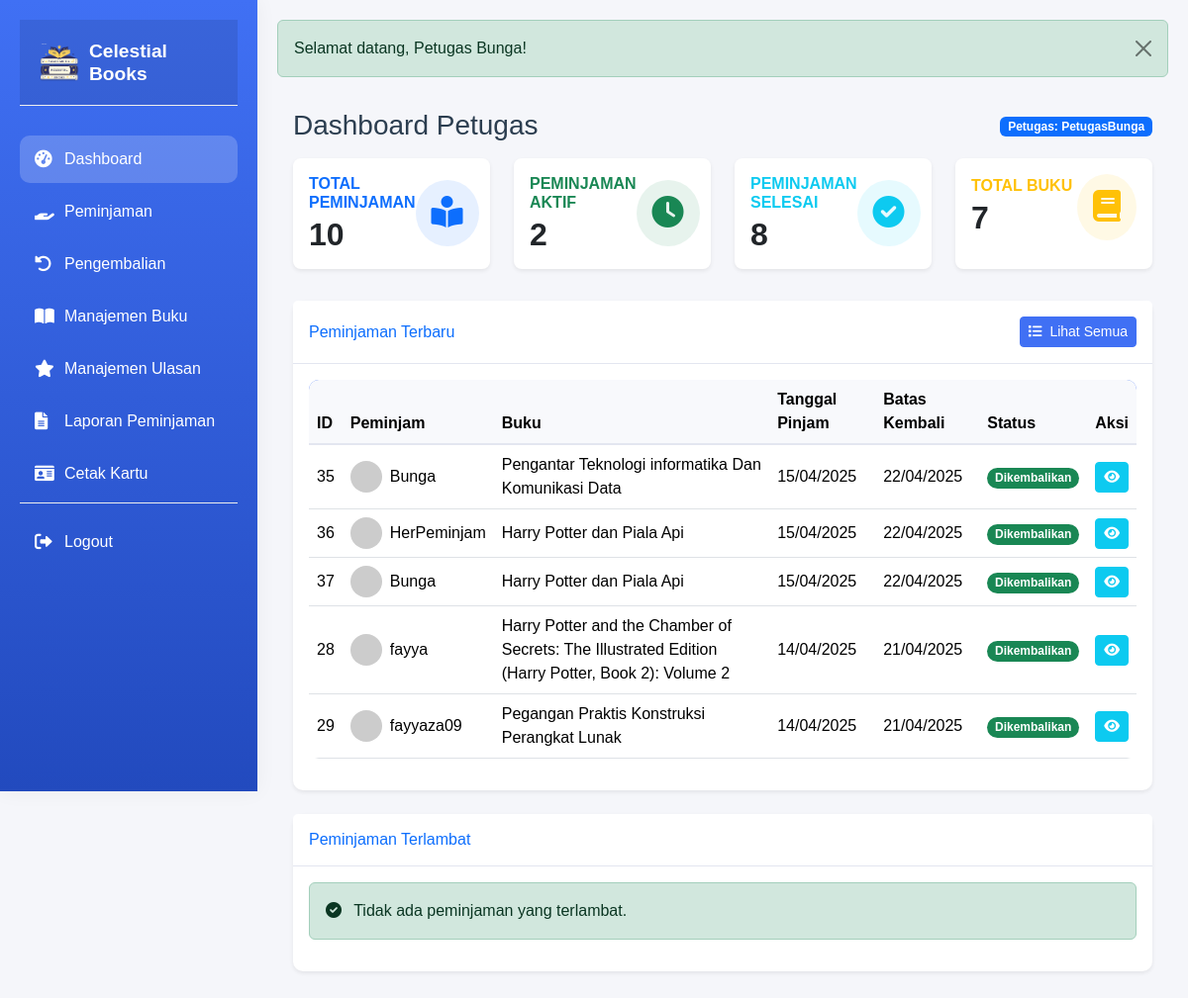
Screenshot of /modules/petugas/dashboard.php (signed in) with the database file from the repository.
### tables this page shows
CREATE TABLE `users` (
  `id` int(11) NOT NULL,
  `username` varchar(255) NOT NULL,
  `email` varchar(255) NOT NULL,
  `password` varchar(255) NOT NULL,
  `nama_lengkap` varchar(255) NOT NULL,
  `alamat` text DEFAULT NULL,
  `no_telepon` varchar(15) DEFAULT NULL,
  `role` enum('admin','petugas','peminjam') NOT NULL,
  `created_at` timestamp NOT NULL DEFAULT current_timestamp(),
  `updated_at` timestamp NOT NULL DEFAULT current_timestamp() ON UPDATE current_timestamp(),
  `reset_token` varchar(64) DEFAULT NULL,
  `reset_expires` datetime DEFAULT NULL
);

CREATE TABLE `peminjaman` (
  `id` int(11) NOT NULL,
  `kode_peminjaman` varchar(20) NOT NULL,
  `user_id` int(11) DEFAULT NULL,
  `buku_id` int(11) DEFAULT NULL,
  `tanggal_peminjaman` date NOT NULL,
  `tanggal_pengembalian` date NOT NULL,
  `tanggal_dikembalikan` date DEFAULT NULL,
  `status_peminjaman` enum('dipinjam','dikembalikan','terlambat') DEFAULT 'dipinjam',
  `denda` decimal(10,2) DEFAULT 0.00,
  `catatan` text DEFAULT NULL,
  `petugas_id` int(11) DEFAULT NULL,
  `created_at` timestamp NOT NULL DEFAULT current_timestamp(),
  `updated_at` timestamp NOT NULL DEFAULT current_timestamp() ON UPDATE current_timestamp()
);

CREATE TABLE `buku` (
  `id` int(11) NOT NULL,
  `kode_buku` varchar(20) NOT NULL,
  `judul` varchar(255) NOT NULL,
  `penulis` varchar(255) NOT NULL,
  `penerbit` varchar(255) NOT NULL,
  `tahun_terbit` int(11) NOT NULL,
  `isbn` varchar(20) DEFAULT NULL,
  `stok` int(11) NOT NULL DEFAULT 1,
  `cover_img` varchar(255) DEFAULT 'default_cover.jpg',
  `deskripsi` text DEFAULT NULL,
  `created_at` timestamp NOT NULL DEFAULT current_timestamp(),
  `updated_at` timestamp NOT NULL DEFAULT current_timestamp() ON UPDATE current_timestamp(),
  `rating` decimal(3,1) NOT NULL DEFAULT 0.0
);

### modules/petugas/dashboard.php (the view, shortened to what this page needs)
<?php
$db = new Database();
$conn = $db->getConnection();
$stats = [
    'total_peminjaman' => $conn->query("SELECT COUNT(*) FROM peminjaman")->fetchColumn(),
    'peminjaman_aktif' => $conn->query("SELECT COUNT(*) FROM peminjaman WHERE status_peminjaman = 'dipinjam'")->fetchColumn(),
    'peminjaman_selesai' => $conn->query("SELECT COUNT(*) FROM peminjaman WHERE status_peminjaman = 'dikembalikan'")->fetchColumn(),
    'total_buku' => $conn->query("SELECT COUNT(*) FROM buku")->fetchColumn()
];
$recent_loans = $conn->query("
    SELECT p.*, u.username, b.judul, b.penulis, b.penerbit
    FROM peminjaman p
    JOIN users u ON p.user_id = u.id
    JOIN buku b ON p.buku_id = b.id
    ORDER BY p.tanggal_peminjaman DESC
    LIMIT 5
")->fetchAll(PDO::FETCH_ASSOC);
$petugas_id = $_SESSION['user_id'];
$petugas = $conn->query("SELECT * FROM users WHERE id = {$petugas_id}")->fetch(PDO::FETCH_ASSOC);
include '../../includes/header.php';
?>
<div class="container-fluid p-3">
    <div class="d-flex justify-content-between align-items-center mb-3">
        <h1 class="h3 mb-0">Dashboard Petugas</h1>
        <div>
    <span class="badge bg-primary">Petugas: <?= htmlspecialchars($petugas['username']) ?></span>
</div>
    </div>
    <div class="row mb-3">
        <div class="col-md-3 mb-3">
            <div class="card border-0 rounded-3 shadow-sm stats-card h-100">
                <div class="card-body p-3">
                    <div class="d-flex justify-content-between align-items-center">
                        <div>
                            <h6 class="text-primary mb-1 fw-bold">TOTAL PEMINJAMAN</h6>
                            <h2 class="mb-0 fw-bold"><?= number_format($stats['total_peminjaman']) ?></h2>
                        </div>
                        <div class="bg-primary bg-opacity-10 p-3 rounded-circle">
                            <i class="fas fa-book-reader text-primary fa-2x"></i>
                        </div>
                    </div>
                </div>
            </div>
        </div>
        <div class="col-md-3 mb-3">
            <div class="card border-0 rounded-3 shadow-sm stats-card h-100">
                <div class="card-body p-3">
                    <div class="d-flex justify-content-between align-items-center">
                        <div>
                            <h6 class="text-success mb-1 fw-bold">PEMINJAMAN AKTIF</h6>
                            <h2 class="mb-0 fw-bold"><?= number_format($stats['peminjaman_aktif']) ?></h2>
                        </div>
                        <div class="bg-success bg-opacity-10 p-3 rounded-circle">
                            <i class="fas fa-clock text-success fa-2x"></i>
                        </div>
                    </div>
                </div>
            </div>
        </div>
        <div class="col-md-3 mb-3">
            <div class="card border-0 rounded-3 shadow-sm stats-card h-100">
                <div class="card-body p-3">
                    <div class="d-flex justify-content-between align-items-center">
                        <div>
                            <h6 class="text-info mb-1 fw-bold">PEMINJAMAN SELESAI</h6>
                            <h2 class="mb-0 fw-bold"><?= number_format($stats['peminjaman_selesai']) ?></h2>
                        </div>
                        <div class="bg-info bg-opacity-10 p-3 rounded-circle">
                            <i class="fas fa-check-circle text-info fa-2x"></i>
                        </div>
                    </div>
                </div>
            </div>
        </div>
        <div class="col-md-3 mb-3">
            <div class="card border-0 rounded-3 shadow-sm stats-card h-100">
                <div class="card-body p-3">
                    <div class="d-flex justify-content-between align-items-center">
                        <div>
                            <h6 class="text-warning mb-1 fw-bold">TOTAL BUKU</h6>
                            <h2 class="mb-0 fw-bold"><?= number_format($stats['total_buku']) ?></h2>
                        </div>
                        <div class="bg-warning bg-opacity-10 p-3 rounded-circle">
                            <i class="fas fa-book text-warning fa-2x"></i>
                        </div>
                    </div>
                </div>
            </div>
        </div>
    </div>
    <div class="card border-0 shadow-sm mb-4">
        <div class="card-header bg-white py-3 d-flex justify-content-between align-items-center">
            <h6 class="m-0 font-weight-bold text-primary">Peminjaman Terbaru</h6>
            <a href="../petugas/peminjaman/index.php" class="btn btn-primary btn-sm">
                <i class="fas fa-list me-1"></i> Lihat Semua
            </a>
        </div>
        <div class="card-body">
            <div class="table-responsive">
                <table class="table table-hover align-middle">
                    <thead class="table-light">
                        <tr>
                            <th>ID</th>
                            <th>Peminjam</th>
                            <th>Buku</th>
                            <th>Tanggal Pinjam</th>
                            <th>Batas Kembali</th>
                            <th>Status</th>
                            <th>Aksi</th>
                        </tr>
                    </thead>
                    <tbody>
                        <?php if (empty($recent_loans)): ?>
                            <tr>
                                <td colspan="7" class="text-center py-3">Belum ada data peminjaman</td>
                            </tr>
                        <?php else: ?>
                            <?php foreach ($recent_loans as $loan): ?>
                                <tr>
                                    <td><?= $loan['id'] ?></td>
                                    <td>
                                        <div class="d-flex align-items-center">
                                            <img src="https://ui-avatars.com/api/?name=<?= urlencode($loan['username']) ?>&background=random"
                                                class="rounded-circle me-2"
                                                width="32"
                                                height="32"
                                                alt="Avatar">
                                            <?= htmlspecialchars($loan['username']) ?>
                                        </div>
                                    </td>
                                    <td><?= htmlspecialchars($loan['judul']) ?></td>
                                    <td><?= date('d/m/Y', strtotime($loan['tanggal_peminjaman'])) ?></td>
                                    <td><?= date('d/m/Y', strtotime('+7 days', strtotime($loan['tanggal_peminjaman']))) ?></td>
                                    <td>
                                        <?php if ($loan['status_peminjaman'] == 'dipinjam'): ?>
                                            <span class="badge rounded-pill bg-primary">Dipinjam</span>
                                        <?php elseif ($loan['status_peminjaman'] == 'dikembalikan'): ?>
                                            <span class="badge rounded-pill bg-success">Dikembalikan</span>
                                        <?php elseif ($loan['status_peminjaman'] == 'terlambat'): ?>
                                            <span class="badge rounded-pill bg-danger">Terlambat</span>
                                        <?php endif; ?>
                                    </td>
                                    <td>
                                        <div class="btn-group">
                                            <a href="../petugas/peminjaman/detail.php?id=<?= $loan['id'] ?>"
                                                class="btn btn-sm btn-info text-white">
                                                <i class="fas fa-eye"></i>
                                            </a>
                                        </div>
                                    </td>
                                </tr>
                            <?php endforeach; ?>
                        <?php endif; ?>
                    </tbody>
                </table>
            </div>
        </div>
    </div>
    <div class="row">
        <div class="col-md-12">
            <div class="card border-0 shadow-sm mb-4">
                <div class="card-header bg-white py-3">
                    <h6 class="m-0 font-weight-bold text-primary">Peminjaman Terlambat</h6>
                </div>
                <div class="card-body">
                    <?php
                    $overdue_loans = $conn->query("
                        SELECT p.*, u.username, b.judul
                        FROM peminjaman p
                        JOIN users u ON p.user_id = u.id
                        JOIN buku b ON p.buku_id = b.id
                        WHERE p.status_peminjaman = 'dipinjam'
                        AND DATE_ADD(p.tanggal_peminjaman, INTERVAL 7 DAY) < CURDATE()
                        ORDER BY p.tanggal_peminjaman ASC
                        LIMIT 5
                    ")->fetchAll(PDO::FETCH_ASSOC);
                    ?>
                    <?php if (empty($overdue_loans)): ?>
                        <div class="alert alert-success">
                            <i class="fas fa-check-circle me-2"></i> Tidak ada peminjaman yang terlambat.
                        </div>
                    <?php endif; ?>
                </div>
            </div>
        </div>
    </div>
</div>
<?php include '../../includes/footer.php'; ?>

### assets/css/style.css (style rules this page uses)
:root { --primary-color: #4070f4; --secondary-color: #0c134f; --success-color: #1cc88a; --info-color: #36b9cc; --warning-color: #f6c23e; --danger-color: #e74a3b; --white-color: #ffffff; --light-color: #f8f9fc; --dark-color: #5a5c69; --text-color: #333333; --text-light: #7f8c8d; --text-dark: #2c3e50; --sidebar-width: 260px; --header-height: 60px; --transition-speed: 0.3s; }
body { font-family: 'Nunito', sans-serif; background-color: #f5f6fa; color: var(--text-dark); }
.card { border: none; border-radius: 10px; box-shadow: 0 0.15rem 1.75rem 0 rgba(58, 59, 69, 0.15); transition: transform 0.3s ease; background-color: var(--white-color); }
.card-header { background-color: var(--white-color); border-bottom: 1px solid #e3e6f0; }
.btn-primary { background-color: var(--primary-color); border-color: var(--primary-color); }
.table { background-color: var(--white-color); border-radius: 10px; overflow: hidden; }
.table thead { background-color: var(--primary-color); color: var(--white-color); }
.table thead th { background-color: var(--light-color); border-bottom: 2px solid #e3e6f0; }

### rows the page displays
users: username "PetugasBunga"
peminjaman: id "35", user.username "Bunga", buku.judul "Pengantar Teknologi informatika Dan Komunikasi Data", tanggal_peminjaman "15/04/2025", tanggal_peminjaman "22/04/2025", status_peminjaman "Dikembalikan"
peminjaman: id "36", user.username "HerPeminjam", buku.judul "Harry Potter dan Piala Api", tanggal_peminjaman "15/04/2025", tanggal_peminjaman "22/04/2025", status_peminjaman "Dikembalikan"
peminjaman: id "37", user.username "Bunga", buku.judul "Harry Potter dan Piala Api", tanggal_peminjaman "15/04/2025", tanggal_peminjaman "22/04/2025", status_peminjaman "Dikembalikan"
peminjaman: id "28", user.username "fayya", buku.judul "Harry Potter and the Chamber of Secrets: The Illustrated Edition (Harry Potter, Book 2): Volume 2", tanggal_peminjaman "14/04/2025", tanggal_peminjaman "21/04/2025", status_peminjaman "Dikembalikan"
peminjaman: id "29", user.username "fayyaza09", buku.judul "Pegangan Praktis Konstruksi Perangkat Lunak", tanggal_peminjaman "14/04/2025", tanggal_peminjaman "21/04/2025", status_peminjaman "Dikembalikan"

### other values shown
APP_NAME "Celestial Books"
$alert['message'] "Selamat datang, Petugas Bunga!"
$stats['total_peminjaman'] "10"
$stats['peminjaman_aktif'] "2"
$stats['peminjaman_selesai'] "8"
$stats['total_buku'] "7"
